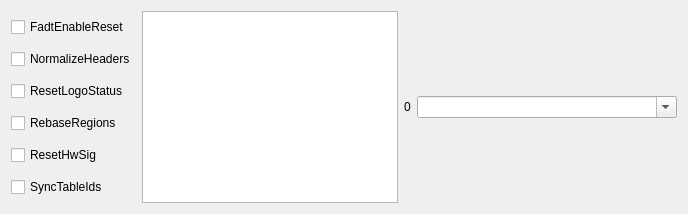
          <widget class="QWidget" name="tabACPI4">
           <attribute name="title">
            <string>Quirks</string>
           </attribute>
           <layout class="QHBoxLayout" name="horizontalLayout_17">
            <item>
             <layout class="QGridLayout" name="gridLayout_28">
              <item row="3" column="0">
               <widget class="QCheckBox" name="chkRebaseRegions">
                <property name="toolTip">
                 <string notr="true">Description: Attempt to heuristically relocate ACPI memory regions. Not recommended.

ACPI tables are often generated dynamically by the underlying firmware implementation. Among the positionindependent code, ACPI tables may contain the physical addresses of MMIO areas used for device configuration,typically grouped by region (e.g. OperationRegion). Changing firmware settings or hardware configuration,upgrading or patching the firmware inevitably leads to changes in dynamically generated ACPI code, which sometimes results in the shift of the addresses in the aforementioned OperationRegion constructions.

For this reason, the application of modifications to ACPI tables is extremely risky. The best approach is to make as few changes as possible to ACPI tables and to avoid replacing any tables, particularly DSDT tables. When this cannot be avoided, ensure that any custom DSDT tables are based on the most recent DSDT tables or attempt to remove reads and writes for the affected areas.

When nothing else helps, this option could be tried to avoid stalls at PCI Configuration Begin phase of macOS booting by attempting to fix the ACPI addresses. It is not a magic bullet however, and only works with the most typical cases. Do not use unless absolutely required as it can have the opposite effect on certain platforms and result in boot failures.

----

描述：尝试启发式地重新定位ACPI内存区域。不推荐使用。

ACPI表通常由底层固件实现动态生成。在与位置无关的代码中，ACPI表可能包含用于设备配置的MMIO区域的物理地址，通常是按区域（如OperationRegion）分组的。改变固件设置或硬件配置、升级或打补丁不可避免地会导致动态生成的ACPI代码发生变化，这有时会导致上述OperationRegion结构中的地址发生变化。

由于这个原因，应用修改ACPI表是非常危险的。最好的方法是尽可能少地对ACPI表进行修改，避免替换任何表，特别是DSDT表。当无法避免时，确保任何自定义的DSDT表都是基于最新的DSDT表，或者尝试删除受影响区域的读写。

当没有其他帮助时，可以尝试这个选项，通过尝试修复ACPI地址来避免在macOS启动的PCI配置开始阶段的停顿。然而，这并不是灵丹妙药，只对最典型的情况有效。除非绝对需要，否则不要使用，因为它在某些平台上可能会产生相反的效果，导致启动失败。</string>
                </property>
                <property name="statusTip">
                 <string>Attempt to heuristically relocate ACPI memory regions. Not recommended.</string>
                </property>
                <property name="text">
                 <string>RebaseRegions</string>
                </property>
               </widget>
              </item>
              <item row="1" column="0">
               <widget class="QCheckBox" name="chkNormalizeHeaders">
                <property name="toolTip">
                 <string notr="true">Description: Cleanup ACPI header fields to workaround macOS ACPI implementation flaws that result in boot crashes. 

Reference: Debugging AppleACPIPlatform on 10.13 by Alex James (also known as theracermaster). 

The issue was fixed in macOS Mojave (10.14).

----

描述：清理 ACPI 头部字段，以解决 macOS ACPI 实施缺陷导致的启动崩溃问题。

参考文献: Debugging AppleACPIPlatform on 10.13 by Alex James (other known as theracermaster). 

这个问题在macOS Mojave (10.14)中得到了修复。</string>
                </property>
                <property name="statusTip">
                 <string> Cleanup ACPI header fields to workaround macOS ACPI implementation bug causing boot crashes.</string>
                </property>
                <property name="text">
                 <string>NormalizeHeaders</string>
                </property>
               </widget>
              </item>
              <item row="0" column="0">
               <widget class="QCheckBox" name="chkFadtEnableReset">
                <property name="toolTip">
                 <string notr="true">Description: Provide reset register and flag in FADT table to enable reboot and shutdown.

Mainly required on legacy hardware and a few newer laptops. Can also fix power-button shortcuts. 

Not recommended unless required.

----

说明：在FADT表中提供复位寄存器和标志，以实现重启和关机。

主要用于传统硬件和一些新的笔记本电脑。也可以修复电源按钮的快捷方式。

除非需要，否则不建议使用。</string>
                </property>
                <property name="statusTip">
                 <string>Provide reset register and flag in FADT table to enable reboot and shutdown.</string>
                </property>
                <property name="text">
                 <string>FadtEnableReset</string>
                </property>
               </widget>
              </item>
              <item row="2" column="0">
               <widget class="QCheckBox" name="chkResetLogoStatus">
                <property name="toolTip">
                 <string notr="true">Description: Reset BGRT table Displayed status field to false.

This works around firmware that provide a BGRT table but fail to handle screen updates afterwards.

----

说明：将BGRT表显示状态字段重置为false。

这可以解决提供BGRT表的固件，但之后无法处理屏幕更新的问题。</string>
                </property>
                <property name="statusTip">
                 <string>Reset BGRT table Displayed status field to false.</string>
                </property>
                <property name="styleSheet">
                 <string notr="true"/>
                </property>
                <property name="text">
                 <string>ResetLogoStatus</string>
                </property>
               </widget>
              </item>
              <item row="5" column="0">
               <widget class="QCheckBox" name="chkResetHwSig">
                <property name="toolTip">
                 <string notr="true">Description: Reset FACS table HardwareSignature value to 0.

This works around firmware that fail to maintain hardware signature across the reboots and cause issues with waking from hibernation.

----

描述：将FACS表HardwareSignature值重置为0。

这可以解决固件在重启过程中无法保持硬件签名而导致休眠唤醒的问题。</string>
                </property>
                <property name="statusTip">
                 <string>Reset FACS table HardwareSignature value to 0.</string>
                </property>
                <property name="text">
                 <string>ResetHwSig</string>
                </property>
               </widget>
              </item>
              <item row="6" column="0">
               <widget class="QCheckBox" name="chkSyncTableIds">
                <property name="toolTip">
                 <string>Type: plist boolean

Description: Sync table identifiers with the SLIC table.

This works around patched tables becoming incompatible with the SLIC table causing licensing issues in older åWindows operating systems.
----
类型：plist布尔值

描述：将表的标识符与SLIC表同步。

这可以解决打了补丁的表与SLIC表不兼容，在老的Windows操作系统中造成许可问题。</string>
                </property>
                <property name="text">
                 <string>SyncTableIds</string>
                </property>
               </widget>
              </item>
             </layout>
            </item>
            <item>
             <widget class="QTextEdit" name="textDiskInfo"/>
            </item>
            <item>
             <widget class="QLabel" name="lblCount">
              <property name="text">
               <string>0</string>
              </property>
             </widget>
            </item>
            <item>
             <widget class="QComboBox" name="cboxFind">
              <property name="minimumSize">
               <size>
                <width>260</width>
                <height>0</height>
               </size>
              </property>
              <property name="editable">
               <bool>true</bool>
              </property>
             </widget>
            </item>
           </layout>
          </widget>
